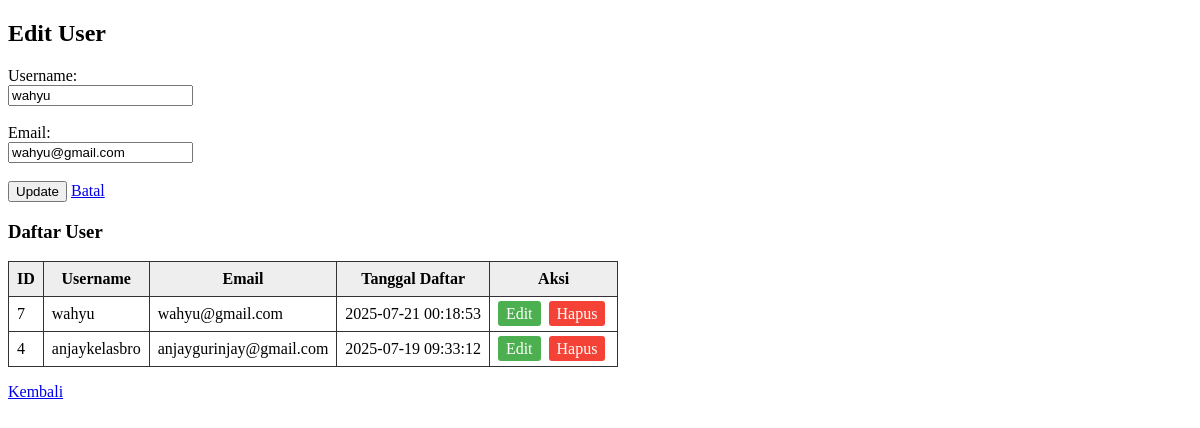
/studikasus/views/register-view.php?action=edit&id=7, run on the app's committed database.
### tables this page shows
CREATE TABLE `users` (
  `id` int NOT NULL,
  `username` varchar(50) NOT NULL,
  `email` varchar(255) NOT NULL,
  `password` varchar(255) NOT NULL,
  `created_at` timestamp NULL DEFAULT CURRENT_TIMESTAMP,
  `updated_at` timestamp NULL DEFAULT CURRENT_TIMESTAMP ON UPDATE CURRENT_TIMESTAMP
);

### studikasus/views/register-view.php (the view, shortened to what this page needs)
<?php
require_once '../api/koneksi.php';
$editMode = false;
$editUser = [
    'id' => '',
    'username' => '',
    'email' => '',
];
if (isset($_GET['action']) && $_GET['action'] == 'edit' && isset($_GET['id'])) {
    $editMode = true;
    $id = intval($_GET['id']);
    $stmt_edit = $conn->prepare("SELECT id, username, email FROM users WHERE id = ?");
    if ($stmt_edit === false) {
        $registerError = "Error preparing edit query: " . $conn->error;
    } else {
        $stmt_edit->bind_param("i", $id);
        $stmt_edit->execute();
        $res = $stmt_edit->get_result();
        if ($res->num_rows > 0) {
            $editUser = $res->fetch_assoc();
        } else {
            $registerError = "User tidak ditemukan untuk diedit.";
            $editMode = false;
        }
    }
}
$users = [];
$result = $conn->query("SELECT id, username, email, created_at FROM users ORDER BY id DESC");
if ($result) {
    while ($row = $result->fetch_assoc()) {
        $users[] = $row;
    }
}
?>
<!DOCTYPE html>
<html>
<head>
</head>
<body>
    <h2><?= $editMode ? 'Edit User' : 'Form Registrasi' ?></h2>
    <form method="post" action="">
        <label>Username:</label><br>
        <input type="text" name="username" value="<?= htmlspecialchars($editUser['username']); ?>" required><br><br>
        <label>Email:</label><br>
        <input type="email" name="email" value="<?= htmlspecialchars($editUser['email']); ?>" required><br><br>
        <input type="submit" name="<?= $editMode ? 'update' : 'register'; ?>" value="<?= $editMode ? 'Update' : 'Daftar'; ?>">
        <?php if ($editMode): ?>
            <a href="<?= $_SERVER['PHP_SELF']; ?>">Batal</a>
        <?php endif; ?>
    </form>
    <h3>Daftar User</h3>
    <table>
        <thead>
            <tr>
                <th>ID</th>
                <th>Username</th>
                <th>Email</th>
                <th>Tanggal Daftar</th>
                <th>Aksi</th>
            </tr>
        </thead>
        <tbody>
            <?php if (empty($users)): ?>
                <tr><td colspan="5">Belum ada user.</td></tr>
            <?php else: ?>
                <?php foreach ($users as $user): ?>
                    <tr>
                        <td><?= $user['id']; ?></td>
                        <td><?= htmlspecialchars($user['username']); ?></td>
                        <td><?= htmlspecialchars($user['email']); ?></td>
                        <td><?= $user['created_at']; ?></td>
                        <td>
                            <a class="btn edit" href="?action=edit&id=<?= $user['id']; ?>">Edit</a>
                            <a class="btn delete" href="?action=delete&id=<?= $user['id']; ?>" onclick="return confirm('Yakin ingin menghapus user ini? Ini juga akan menghapus semua pesanan terkait!')">Hapus</a>
                        </td>
                    </tr>
                <?php endforeach; ?>
            <?php endif; ?>
        </tbody>
    </table>
    <p><a href="../index.php">Kembali</a></p>
</body>
</html>

### studikasus/views/register-view.php (style rules this page uses)
table, th, td { border: 1px solid #333; border-collapse: collapse; padding: 8px; }
th { background-color: #eee; }
.btn { text-decoration: none; padding: 4px 8px; margin-right: 4px; color: white; border-radius: 3px; }
.edit { background-color: #4CAF50; }
.delete { background-color: #f44336; }

### data on the page
users: username "wahyu", email "wahyu@gmail.com", id "7", created_at "2025-07-21 00:18:53"
users: id "4", username "anjaykelasbro", email "anjaygurinjay@gmail.com", created_at "2025-07-19 09:33:12"
